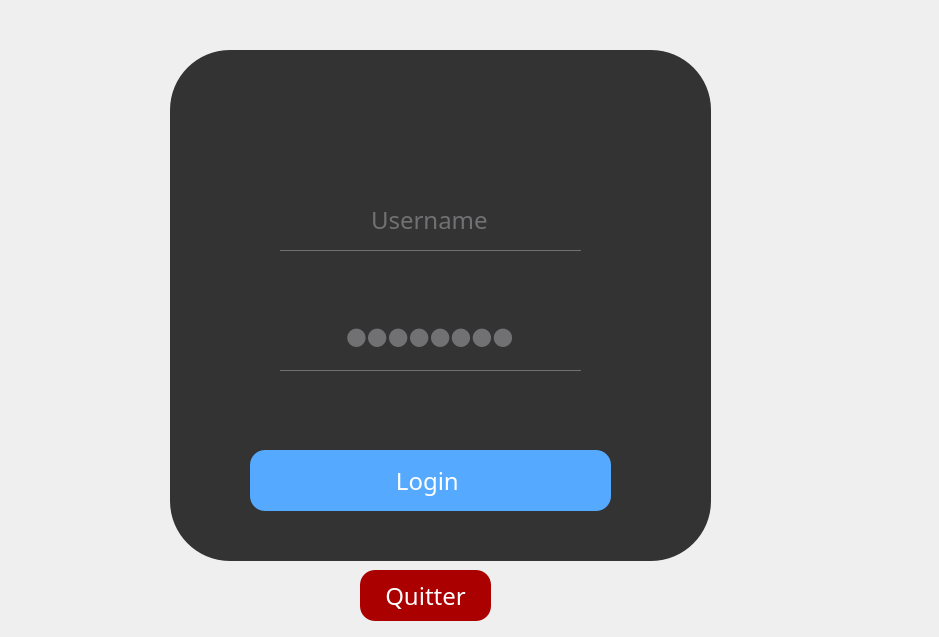
<?xml version="1.0" encoding="UTF-8"?>
<ui version="4.0">
 <class>login</class>
 <widget class="QDialog" name="login">
  <property name="geometry">
   <rect>
    <x>0</x>
    <y>0</y>
    <width>939</width>
    <height>637</height>
   </rect>
  </property>
  <property name="windowTitle">
   <string>LOGIN</string>
  </property>
  <property name="styleSheet">
   <string notr="true">*{
font-family:century gothic;
font-size:24px;
background:url(:/cinema.png);}
QFrame
{background:#333;
border-radius:60px;
}

QPushButton
{background:#55aaff;
border-radius:15px;}
QPushButton
{
color:white;
border-radius:15px;
}
QPushButton:hover
{
color:rgb(255, 255, 255)f;
border-radius:15px;
background:#ff557f;
}

QLineEdit
{background:transparent;
border:none;
color:#717072;
border-bottom:1px solid #717072;
}</string>
  </property>
  <widget class="QFrame" name="frame">
   <property name="geometry">
    <rect>
     <x>170</x>
     <y>50</y>
     <width>541</width>
     <height>511</height>
    </rect>
   </property>
   <property name="frameShape">
    <enum>QFrame::StyledPanel</enum>
   </property>
   <property name="frameShadow">
    <enum>QFrame::Raised</enum>
   </property>
   <widget class="QPushButton" name="pushButton">
    <property name="geometry">
     <rect>
      <x>80</x>
      <y>400</y>
      <width>361</width>
      <height>61</height>
     </rect>
    </property>
    <property name="text">
     <string>Login </string>
    </property>
   </widget>
   <widget class="QLineEdit" name="lineEdit">
    <property name="geometry">
     <rect>
      <x>110</x>
      <y>140</y>
      <width>301</width>
      <height>61</height>
     </rect>
    </property>
    <property name="mouseTracking">
     <bool>false</bool>
    </property>
    <property name="text">
     <string>Username</string>
    </property>
    <property name="alignment">
     <set>Qt::AlignCenter</set>
    </property>
    <property name="cursorMoveStyle">
     <enum>Qt::VisualMoveStyle</enum>
    </property>
   </widget>
   <widget class="QLineEdit" name="lineEdit_2">
    <property name="geometry">
     <rect>
      <x>110</x>
      <y>250</y>
      <width>301</width>
      <height>71</height>
     </rect>
    </property>
    <property name="text">
     <string>Password</string>
    </property>
    <property name="maxLength">
     <number>8</number>
    </property>
    <property name="echoMode">
     <enum>QLineEdit::Password</enum>
    </property>
    <property name="alignment">
     <set>Qt::AlignCenter</set>
    </property>
    <property name="dragEnabled">
     <bool>false</bool>
    </property>
    <property name="readOnly">
     <bool>false</bool>
    </property>
    <property name="cursorMoveStyle">
     <enum>Qt::VisualMoveStyle</enum>
    </property>
    <property name="clearButtonEnabled">
     <bool>false</bool>
    </property>
   </widget>
  </widget>
  <widget class="QPushButton" name="pushButton_2">
   <property name="geometry">
    <rect>
     <x>360</x>
     <y>570</y>
     <width>131</width>
     <height>51</height>
    </rect>
   </property>
   <property name="styleSheet">
    <string notr="true">QPushButton
{background:#aa0000;
border-radius:15px;}
QPushButton
{
color:white;
border-radius:15px;
}
QPushButton:hover
{
color:#ff557f;
border-radius:15px;
background:#ffaa00;
}</string>
   </property>
   <property name="text">
    <string>Quitter</string>
   </property>
  </widget>
  <widget class="QPushButton" name="pushButton_3">
   <property name="geometry">
    <rect>
     <x>370</x>
     <y>10</y>
     <width>121</width>
     <height>111</height>
    </rect>
   </property>
   <property name="styleSheet">
    <string notr="true">border-image: url(:/login.png);
background:none</string>
   </property>
   <property name="text">
    <string/>
   </property>
  </widget>
 </widget>
 <resources/>
 <connections/>
</ui>
